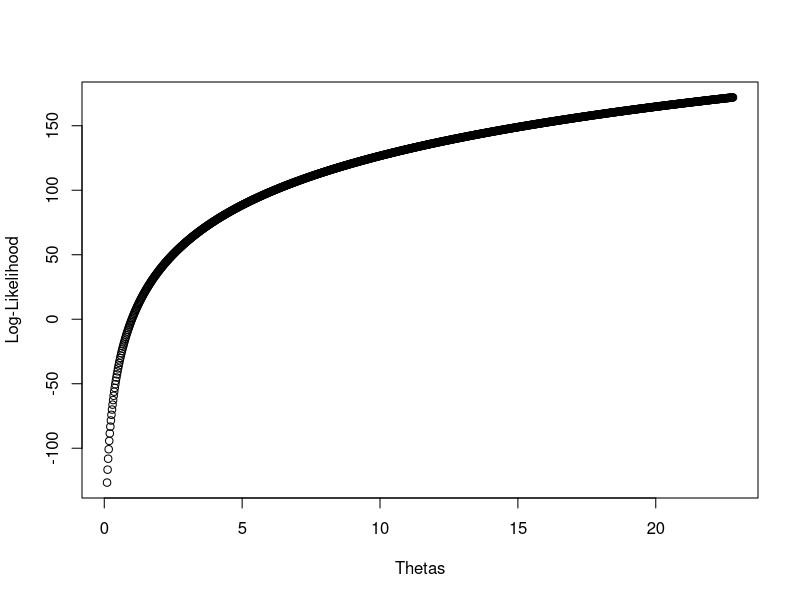

Source code (R):
# Data
y<-c(10.4, 19.6, 18.8, 13.9, 17.8, 16.8, 21.6, 17.9,12.5, 11.1, 4.9, 12.8, 14.8, 22.8, 20.0,
     15.9,16.3, 13.4,17.1,14.5, 19.0, 22.8, 1.3, 0.7, 8.9, 11.9, 10.9, 7.3, 5.9, 3.7, 17.9, 19.2,
     9.8, 5.8, 6.9, 2.6, 5.8, 21.7, 11.8, 3.4, 2.1, 4.5, 6.3, 10.7, 8.9, 9.4, 9.4, 7.6, 10.0, 3.3,
     6.7, 7.8, 11.6, 13.8, 18.6)
n = length(y)  #length of the data

# Log-likelihood function
logL <- function(theta) 
{
    print(theta)
    #maxvar<-theta[2]; minvar<-theta[1]
    like_func = -n*(log(theta)) 
    
 return (-like_func)
}
# Finding the maximum likelihood estimate using routine(optimize)
xmax <- optimize(logL, lower=0.7, upper=22.8, maximum=TRUE)

# generating a sequence of lambda
theta.values<-seq(0.1,22.8,by=0.02) 
ll.uniform<-logL(theta.values)

data.pois<-data.frame(cbind(theta.values,ll.uniform))

# Plot of log-likelihood estimate for different values of theta
plot(data.pois[,1],data.pois[,2],xlab="Thetas",ylab="Log-Likelihood",
     xlim=c(0.1,22.8),ylim=c(min(ll.uniform),max(ll.uniform)))



